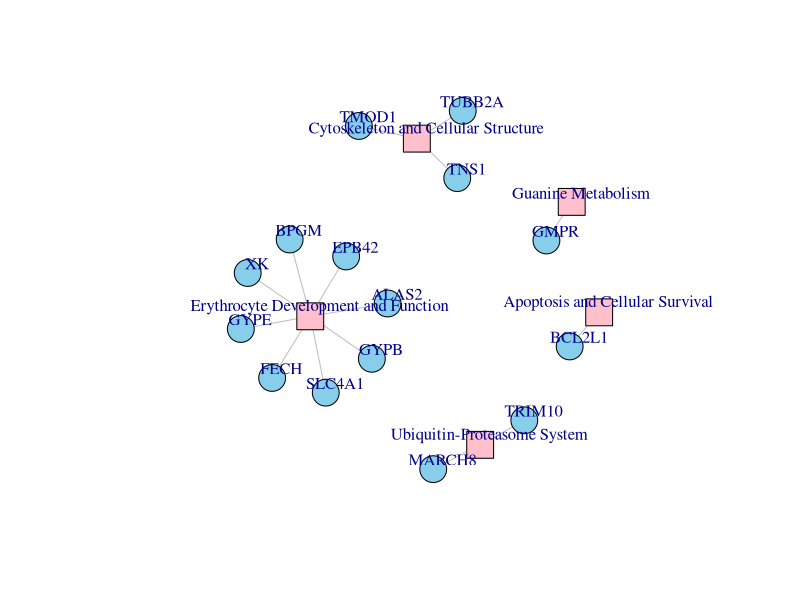

Write the R code that produced this figure.
erythrocyte_dev_func <- c("ALAS2", "BPGM", "EPB42", "GYPB", "GYPE", "SLC4A1", "XK", "FECH")
apoptosis_survival <- c("BCL2L1")
cytoskeleton_structure <- c("TNS1", "TMOD1", "TUBB2A")
ubiquitin_proteasome <- c("MARCH8", "TRIM10")
guanine_metabolism <- c("GMPR")

# Create a dataframe for each category
df_erythrocyte_dev_func <- data.frame(Gene = erythrocyte_dev_func, Theme = "Erythrocyte Development and Function")
df_apoptosis_survival <- data.frame(Gene = apoptosis_survival, Theme = "Apoptosis and Cellular Survival")
df_cytoskeleton_structure <- data.frame(Gene = cytoskeleton_structure, Theme = "Cytoskeleton and Cellular Structure")
df_ubiquitin_proteasome <- data.frame(Gene = ubiquitin_proteasome, Theme = "Ubiquitin-Proteasome System")
df_guanine_metabolism <- data.frame(Gene = guanine_metabolism, Theme = "Guanine Metabolism")

# Combine all dataframes into one
df <- rbind(df_erythrocyte_dev_func, df_apoptosis_survival, df_cytoskeleton_structure, df_ubiquitin_proteasome, df_guanine_metabolism)

# Print the dataframe
print(df)

if (!require("igraph")) install.packages("igraph")

# Load the required library
library(igraph)

# Assume we have a dataframe df with the columns "Gene" and "Theme"

# Create an igraph object from the dataframe
g <- graph_from_data_frame(df, directed=FALSE)

# Set node and edge attributes
V(g)$color <- ifelse(V(g)$name %in% df$Gene, "skyblue", "pink")
V(g)$shape <- ifelse(V(g)$name %in% df$Gene, "circle", "square")
E(g)$color <- "grey"

# Plot the graph
plot(g, vertex.label.dist=1, vertex.size=15)
